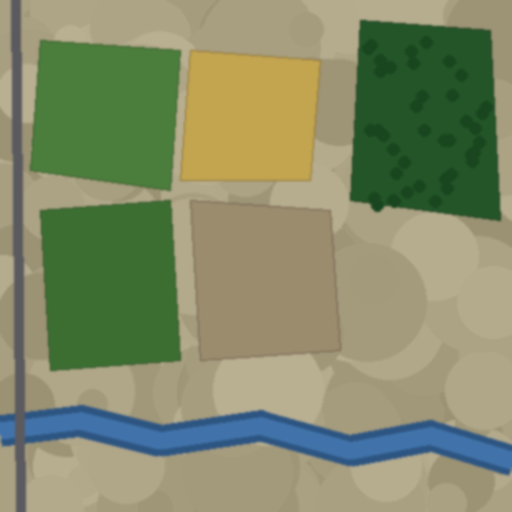
#> input picture sample_data/sample_before.png, 512 x 512 px
$ python test_pipeline.py
#> lines starting #> are read from the running program, lines starting #| are printed output that depends on the picture; after the words box and inside, x2 and y2 are one past the last pixel; in counts of white or black regions, pixels touching at a corner belong together
#> in test_change_detector, img_t0 is the input picture: PIL image 512x512 RGB; mean R, G, B 132.2, 139.3, 105.2
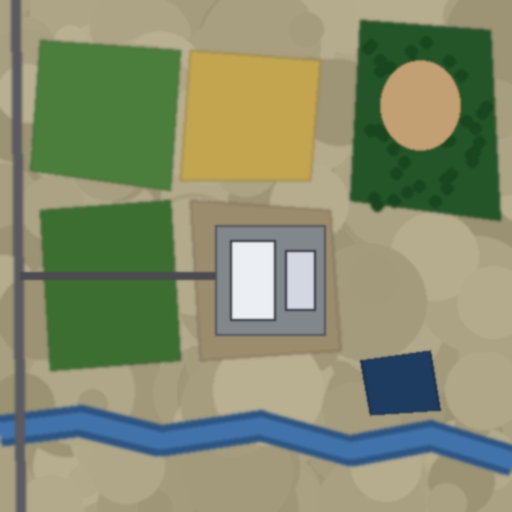
#> input picture sample_data/sample_after.png, 512 x 512 px
#> in test_change_detector, img_t1 is the input picture: PIL image 512x512 RGB; mean R, G, B 133.5, 140.1, 109
### modules/change_detector.py
"""
Bi-Temporal Change Detection Engine for SatQuery AI.
Uses classical computer vision (OpenCV & scikit-image) to compute:
- Grayscale alignment
- SSIM (Structural Similarity Index) difference map
- Otsu automatic thresholding
- Morphological filtering and Connected Components analysis
- Bounding boxes and translucent heat overlay
- Real change-percentage and anomaly statistics
"""

from typing import Dict, Any, Tuple, List
import numpy as np
from PIL import Image
import cv2
from skimage.metrics import structural_similarity as ssim


class BiTemporalChangeDetector:
    """
    Classical Computer Vision Change Detection pipeline.
    Deterministic, explainable, and fully self-contained without neural model dependencies.
    """

    def __init__(self, min_area: int = 50, ssim_win_size: int = 7):
        """
        :param min_area: Minimum connected component area in pixels to be classified as a valid change region.
        :param ssim_win_size: Window size for structural similarity calculation (must be odd).
        """
        self.min_area = min_area
        # win_size must be odd
        self.ssim_win_size = ssim_win_size if ssim_win_size % 2 == 1 else ssim_win_size + 1

    @staticmethod
    def _to_rgb_numpy(image_input: Any) -> np.ndarray:
        """Converts PIL Image or file-like buffer into standard RGB uint8 numpy array."""
        if isinstance(image_input, np.ndarray):
            if image_input.ndim == 2:
                return cv2.cvtColor(image_input, cv2.COLOR_GRAY2RGB)
            elif image_input.shape[2] == 4:
                return cv2.cvtColor(image_input, cv2.COLOR_RGBA2RGB)
            return image_input.copy()

        if hasattr(image_input, "read"):
            pil_img = Image.open(image_input)
        elif isinstance(image_input, Image.Image):
            pil_img = image_input
        else:
            raise ValueError(f"Unsupported image type: {type(image_input)}")

        if pil_img.mode != "RGB":
            pil_img = pil_img.convert("RGB")
        return np.array(pil_img, dtype=np.uint8)

    def detect_changes(
        self,
        img_before_input: Any,
        img_after_input: Any,
        min_area: int = None
    ) -> Dict[str, Any]:
        """
        Executes end-to-end bi-temporal change detection pipeline.

        Returns a dictionary containing:
        - overlay_image: RGB image with bounding boxes & translucent change mask overlaid on 'after' image
        - change_mask: Binary uint8 mask (255 = change, 0 = background)
        - diff_map_vis: Normalized SSIM difference heatmap (for visualization)
        - change_percentage: Float percentage of total image area changed
        - num_change_regions: Integer count of distinct change clusters >= min_area
        - bounding_boxes: List of dicts with [x, y, w, h, area]
        - ssim_score: Mean structural similarity index between images
        - otsu_threshold: Real threshold computed by Otsu's algorithm
        - trace_details: Detailed execution dictionary for the Orchestration Trace panel
        """
        if min_area is not None:
            effective_min_area = min_area
        else:
            effective_min_area = self.min_area

        # 1. Ingest and standardize to numpy RGB
        t0_rgb = self._to_rgb_numpy(img_before_input)
        t1_rgb = self._to_rgb_numpy(img_after_input)

        h0, w0 = t0_rgb.shape[:2]
        h1, w1 = t1_rgb.shape[:2]
        resized = False

        # Align dimensions if different
        if (h0, w0) != (h1, w1):
            t1_rgb = cv2.resize(t1_rgb, (w0, h0), interpolation=cv2.INTER_LINEAR)
            resized = True
            h, w = h0, w0
        else:
            h, w = h0, w0

        # 2. Convert to Grayscale
        gray_t0 = cv2.cvtColor(t0_rgb, cv2.COLOR_RGB2GRAY)
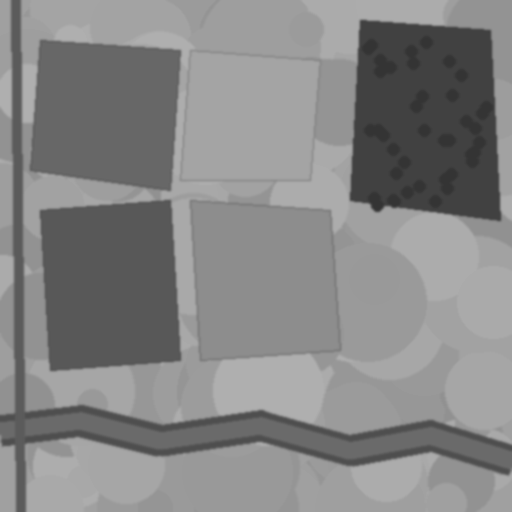
#> gray_t0: shape (512, 512); min 52, max 175, mean 133.5
        gray_t1 = cv2.cvtColor(t1_rgb, cv2.COLOR_RGB2GRAY)
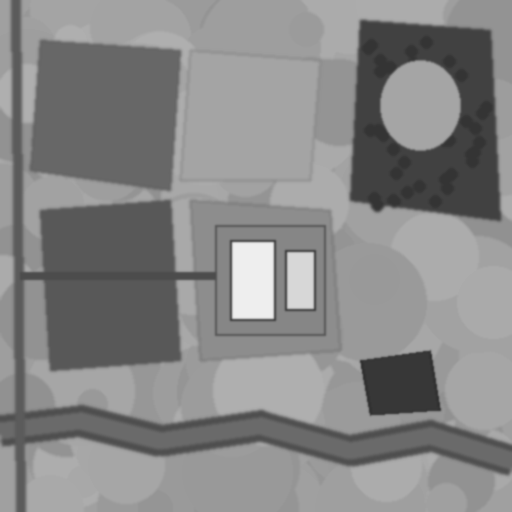
#> gray_t1: shape (512, 512); min 49, max 238, mean 134.8

        # 3. Compute SSIM and full difference map
        # Win size must not exceed image dimensions
        win_size = min(self.ssim_win_size, min(h, w))
        if win_size % 2 == 0:
            win_size -= 1
        if win_size < 3:
            win_size = 3

        score, diff_map = ssim(
            gray_t0,
            gray_t1,
            full=True,
            win_size=win_size,
            data_range=255
        )
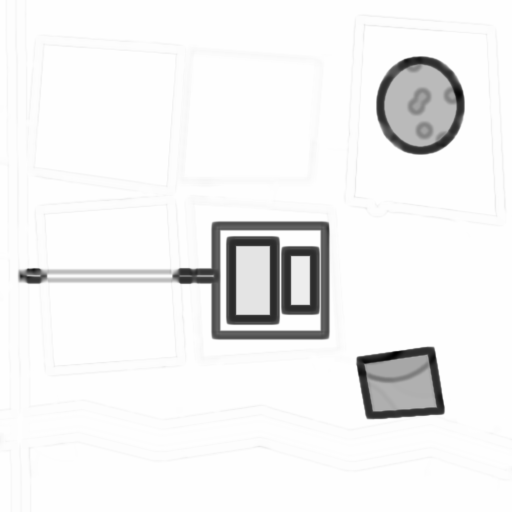
#> diff_map: shape (512, 512) float64; min -0.185, max 1, mean 0.939; drawn with min black and max white
#> score = 0.937

        # diff_map has values in [-1, 1], where 1 means identical and lower means changed
        # Scale to [0, 255] uint8: identical regions ~ 255, changed regions ~ 0
        diff_u8 = (diff_map * 255).clip(0, 255).astype(np.uint8)
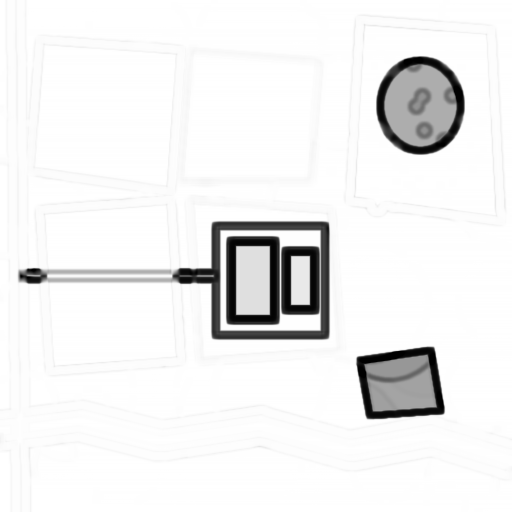
#> diff_u8: shape (512, 512); min 0, max 255, mean 238.9

        # 4. Apply Otsu's thresholding (Inverted so changed pixels = 255)
        otsu_thresh_val, raw_thresh = cv2.threshold(
            diff_u8,
            0,
            255,
            cv2.THRESH_BINARY_INV | cv2.THRESH_OTSU
        )
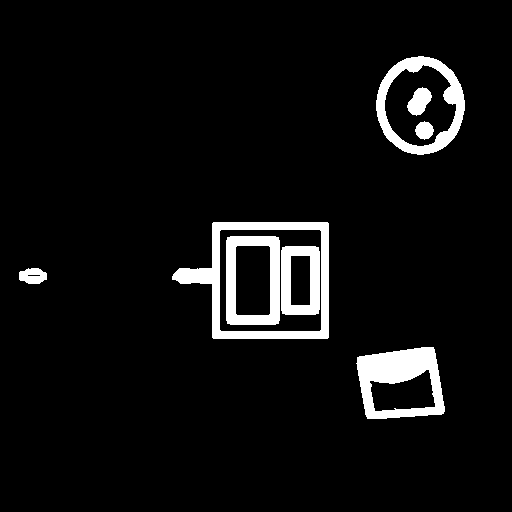
#> raw_thresh: shape (512, 512); 5.9% white; 8 white regions, largest, box (x1, y1, x2, y2) and area: (172, 222, 329, 339) 4057, (356, 347, 445, 419) 3527, (376, 56, 465, 155) 2731
#> otsu_thresh_val = 152

        # 5. Morphological Cleanup (remove sensor noise, coalesce coherent regions)
        kernel_open = cv2.getStructuringElement(cv2.MORPH_RECT, (3, 3))
        kernel_close = cv2.getStructuringElement(cv2.MORPH_RECT, (5, 5))
        morph_opened = cv2.morphologyEx(raw_thresh, cv2.MORPH_OPEN, kernel_open, iterations=1)
#> morph_opened: shape (512, 512); 5.9% white; 8 white regions, largest, box (x1, y1, x2, y2) and area: (172, 222, 329, 339) 4056, (357, 347, 445, 419) 3522, (376, 56, 465, 155) 2729
        morph_cleaned = cv2.morphologyEx(morph_opened, cv2.MORPH_CLOSE, kernel_close, iterations=1)
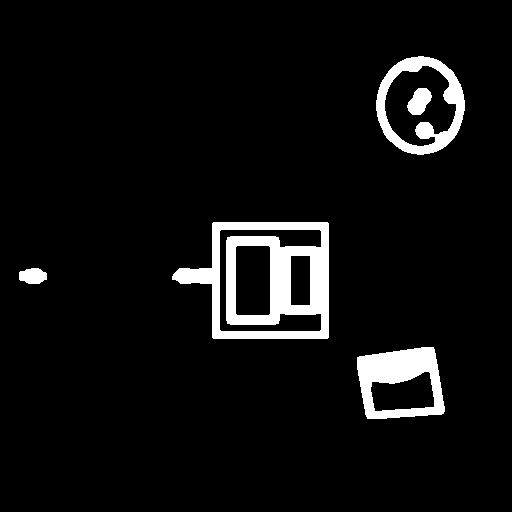
#> morph_cleaned: shape (512, 512); 6% white; 5 white regions, box (x1, y1, x2, y2) and area: (172, 222, 329, 339) 8370, (357, 347, 445, 419) 3540, (376, 56, 465, 155) 3015, (407, 88, 432, 115) 453, (19, 268, 47, 284) 355

        # 6. Connected Components Analysis
        num_labels, labels, stats, centroids = cv2.connectedComponentsWithStats(
            morph_cleaned,
            connectivity=8
        )
#> labels: shape (512, 512) int32; 6 distinct labels, from 0 to 5
#> num_labels = 6; stats = [[0, 0, 512, 512, 246411], [376, 56, 89, 99, 3015], [407, 88, 25, 27, 453], [172, 222, 157, 117, 8370], [19, 268, 28, 16, 355], [357, 347, 88, 72, 3540]]; centroids = [[251, 255], [422.2, 106.3], [419, 101], [266.4, 279.7], [32.49, 275.6], [399.1, 378.6]]
#> (the rest of the program and of its run is left out)
